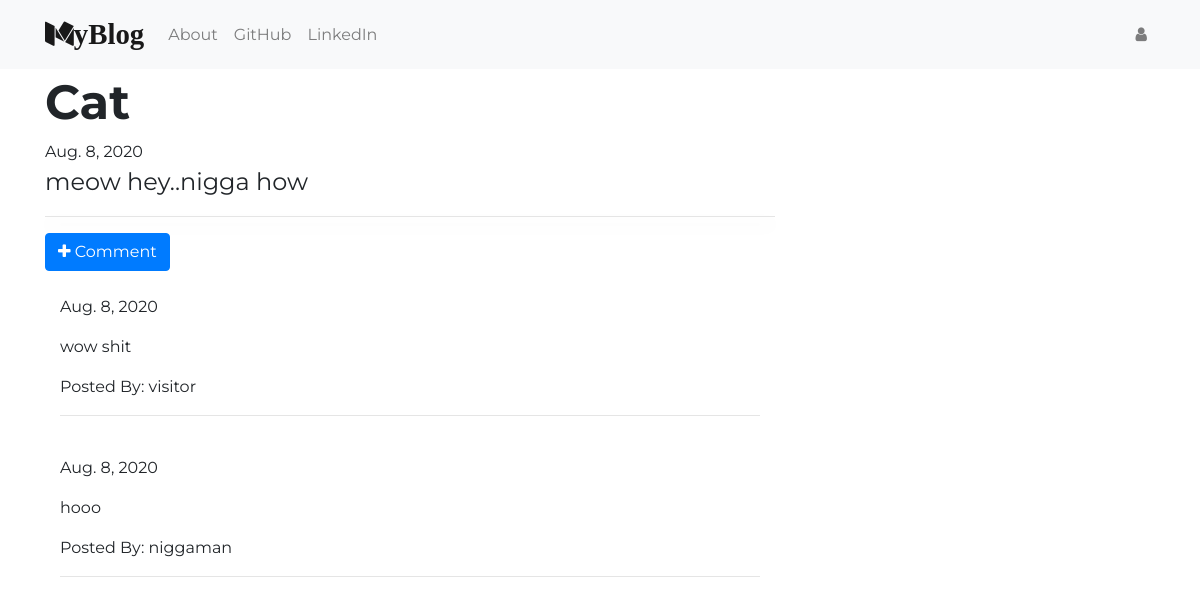
The app's page /post/2/ with its own data.
### blog/models.py (models this page shows, shortened)
class Post(models.Model):
    author = models.ForeignKey("auth.User", on_delete=models.CASCADE)
    title = models.CharField(max_length=200)
    text = models.CharField(max_length=500)
    create_date = models.DateField(default=timezone.now)
    publish_date = models.DateField(null=True, blank=True)

class Comment(models.Model):
    post = models.ForeignKey("blog.Post", related_name='comments', on_delete=models.CASCADE)
    author = models.CharField( max_length=200)
    text = models.CharField(max_length=500)
    create_date = models.DateField(default=timezone.now)
    approved_comment = models.BooleanField(null=True, blank=True)

### blog/views.py (the view)
# urls.py: path('post/<int:pk>/', views.PostDetailView.as_view(), name="post_detail"),
class PostDetailView(DetailView):
    model = Post

### blog/templates/blog/post_detail.html (shortened to what this page needs)
{% extends 'blog/base.html' %}
{% block content %}
    <h1 class="posttitle loader">{{ post.title }}</h1>
    {% if post.publish_date %}
        <div class="date publish_date">
            {{ post.publish_date }}
        </div>
    {% else %}
        <a class="btn btn-secondary" href="{% url 'post_publish' pk=post.pk %}">Publish</a>
    {% endif %}
    <p class="postcontent">{{ post.text|safe|linebreaksbr }}</p>
    <hr class="shadow">
    <a class="btn btn-primary" href="{% url 'add_comment_to_post' pk=post.pk %}"><i class="fa fa-plus" aria-hidden="true"></i> Comment</a>
    <div class="container">
        {% for comment in post.comments.all %}
            <br>
            {% if user.is_authenticated or comment.approved_comment %}
                {{ comment.create_date }}
                <p>{{ comment.text|safe|linebreaks }}</p>
                <p>Posted By: {{ comment.author }}</p>
            {% endif %}
            <hr>
        {% endfor %}
{% endblock content %}

### blog/static/css/blog.css (style rules this page uses)
body { font-family: Montserrat; }
.posttitle { font-family: Montserrat; font-size: 3em; text-transform: capitalize; font-weight: 700; }
.postcontent { font-family: Montserrat, sans-serif; font-size: 1.5em; }
.loader { filter:hue-rotate(0deg); color:linear-gradient(45deg,#0f8,#08f); animation:hue 10000ms infinite linear; }

### records on screen
Post: title "Cat", publish_date "Aug. 8, 2020", text "meow hey..nigga how"
Comment: create_date "Aug. 8, 2020", text "wow shit", author "visitor"
Comment: create_date "Aug. 8, 2020", text "hooo", author "niggaman"
